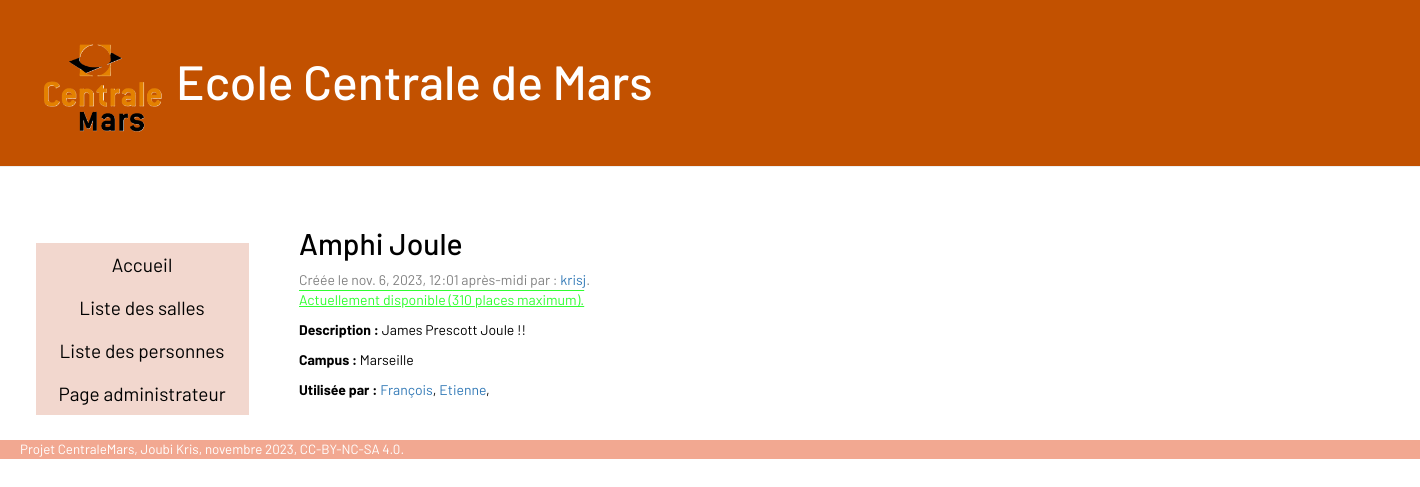
/rooms/7/, run on the app's committed database.
### blog/models.py (models this page shows, shortened)
class Room(models.Model):
    user = models.ForeignKey(settings.AUTH_USER_MODEL, on_delete=models.CASCADE)
    name = models.CharField(max_length=200)
    description = models.TextField()
    created_date = models.DateTimeField(default=timezone.now)
    published_date = models.DateTimeField(blank=True, null=True)
    available = models.BooleanField(default=False)
    campus = models.CharField(default="Marseille", max_length=128)
    capacity = models.IntegerField(default=30)
    def getPersons(self):
        persons = Person.objects.all()
        persons_inside = []
        for person in persons:
            if person.location.pk == self.pk:
                persons_inside.append(person)
        return persons_inside

class Person(models.Model):
    user = models.ForeignKey(settings.AUTH_USER_MODEL, on_delete=models.CASCADE)
    name = models.CharField(max_length=200)
    planet = models.CharField(default="Earth", max_length=128)
    created_date = models.DateTimeField(default=timezone.now)
    photo = models.CharField(max_length=400, blank=True, default='images/profile.png')
    location = models.ForeignKey(Room, on_delete=models.CASCADE, default=1)

### blog/views.py (the view)
# urls.py: path('rooms/<int:pk>/', views.room_detail, name='room_detail'),
def room_detail(request, pk):
    room = get_object_or_404(Room, pk=pk)
    persons = room.getPersons()
    return render(request, 'blog/room_detail.html', {'room': room, 'persons': persons})

### blog/templates/blog/room_detail.html
{% extends 'blog/base.html' %}
{% block content %}
{% load static %}
     <article class="post">
            <h2>{{ room.name }}</h2>
            <time class="date">Créée le {{ room.created_date  }} par : <a  href="/admin/auth/user/">{{room.user}}</a>.</time>
            {% if room.available %}
                <p class="valid">
                    Actuellement disponible ({{ room.capacity }} places maximum).
                </p>
            {% else %}
                <p class="invalid">
                    Actuellement non disponible ({{ room.capacity }} places maximum).
                </p>
            {% endif %}
         <p><b>Description : </b>{{ room.description|linebreaksbr }}</p>
         <p><b>Campus : </b>{{ room.campus }}</p>
            {% if persons %}
                <b>Utilisée par :</b>
                {% for person in persons%}
                    <a  href="{% url 'person_detail' pk=person.pk %}">{{person.name}}</a>,
                {%endfor%}
            {%else%}
                Aucune personne n'utilise cette salle actuellement.
            {% endif %}
     </article>
{% endblock %}

### blog/static/css/blog.css (style rules this page uses)
body { font-family: 'Barlow'; }
body { background-color: white; color: #000000; }
h1, h2, h3, h4 { font-family: 'Barlow', cursive; }
.date { color: #828282; }
.valid { text-decoration: underline overline; color: #30ff30; }

### data on the page
Room: name "Amphi Joule", created_date "nov. 6, 2023, 12:01 après-midi", user "krisj", capacity "310", description "James Prescott Joule !!", campus "Marseille"
Person: name "François"
Person: name "Etienne"
